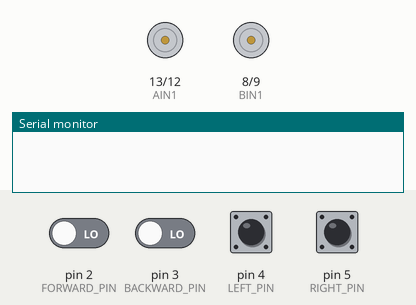
This sketch was run on a simulated Arduino Uno, built with avr-gcc and run on an emulated ATmega328P. Parts: motor-driver pin pairs drawn as motors (green arrow = first pin HIGH = forward, orange = second pin HIGH = backward, longer = more drive, scaled by the enable pin), the last lines printed to the serial monitor. The inputs (shaded band) are chosen by the test bench; at power-on: pin 2 (FORWARD_PIN), pin 3 (BACKWARD_PIN), pin 4 (LEFT_PIN), pin 5 (RIGHT_PIN) LOW.

Above: at 1.2 s.
1.3 s: pin 2 (FORWARD_PIN) driven HIGH
At 2.5 s:
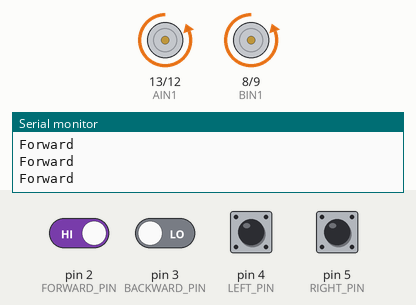
2.8 s: pin 2 (FORWARD_PIN) driven LOW
At 4.0 s:
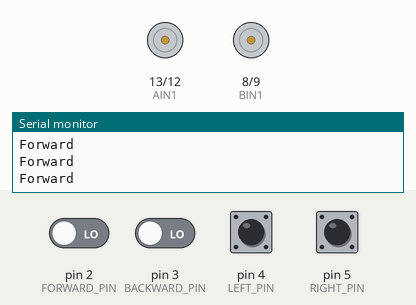
4.3 s: pin 3 (BACKWARD_PIN) driven HIGH
At 5.2 s:
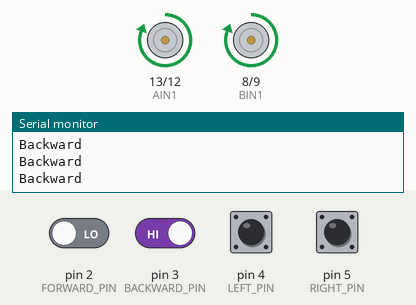
5.8 s: pin 3 (BACKWARD_PIN) driven LOW
At 6.5 s:
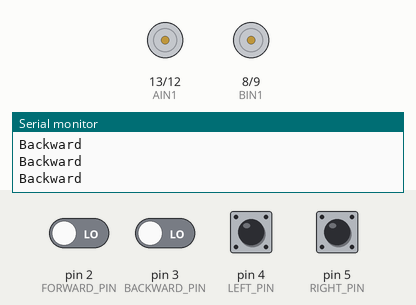
7.3 s: pin 4 (LEFT_PIN) pulled HIGH for 0.15 s
At 7.38 s:
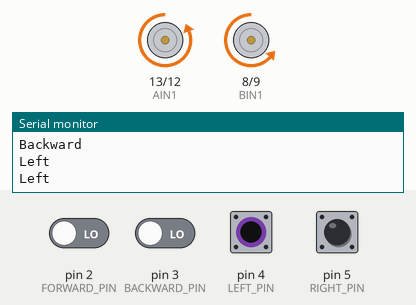
8.9 s: pin 5 (RIGHT_PIN) pulled HIGH for 0.15 s
At 8.99 s:
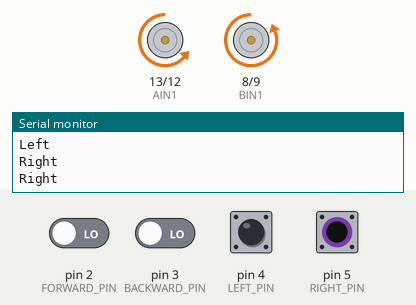
Timing chart, 0 to 11.5 s (numbered marks = the images above; inputs shaded):
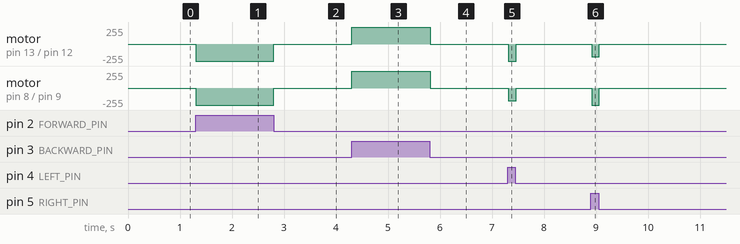

Measured:
- after the input at 1.3 s, motor on pin 13 (AIN1) / pin 12 (AIN2), motor on pin 8 (BIN1) / pin 9 (BIN2): stopped → backward 255/255 at once
- after the input at 2.8 s, motor on pin 13 (AIN1) / pin 12 (AIN2), motor on pin 8 (BIN1) / pin 9 (BIN2): backward 255/255 → stopped at once
- after the input at 4.3 s, motor on pin 13 (AIN1) / pin 12 (AIN2), motor on pin 8 (BIN1) / pin 9 (BIN2): stopped → forward 255/255 at once
- after the input at 5.8 s, motor on pin 13 (AIN1) / pin 12 (AIN2), motor on pin 8 (BIN1) / pin 9 (BIN2): forward 255/255 → stopped at once
- after the input at 7.3 s, motor on pin 13 (AIN1) / pin 12 (AIN2): stopped → backward 255/255 at once, → stopped 0.15 s later; motor on pin 8 (BIN1) / pin 9 (BIN2): stopped → backward 190/255 at once, → stopped 0.15 s later
- after the input at 8.9 s, motor on pin 13 (AIN1) / pin 12 (AIN2): stopped → backward 190/255 at once, → stopped 0.15 s later; motor on pin 8 (BIN1) / pin 9 (BIN2): stopped → backward 255/255 at once, → stopped 0.15 s later

The sketch:

rccarscarecrow.ino
```cpp
/*
  BAE 305
  Automated Scarecrow Project
  This is the code to control the R.C. Car base of the build
  By: Jacob Crabtree
*/
// Motor driver pins
const int AIN1 = 13; // Right motor
const int AIN2 = 12;
const int PWMA = 11;

const int PWMB = 10; // Left motor
const int BIN2 = 9;
const int BIN1 = 8;

// RF receiver inputs
const int FORWARD_PIN = 2;
const int BACKWARD_PIN = 3;
const int LEFT_PIN = 4;
const int RIGHT_PIN = 5;

void setup() {
  // Motor pins
  pinMode(AIN1, OUTPUT);
  pinMode(AIN2, OUTPUT);
  pinMode(PWMA, OUTPUT);

  pinMode(BIN1, OUTPUT);
  pinMode(BIN2, OUTPUT);
  pinMode(PWMB, OUTPUT);

  // Receiver inputs
  pinMode(FORWARD_PIN, INPUT);
  pinMode(BACKWARD_PIN, INPUT);
  pinMode(LEFT_PIN, INPUT);
  pinMode(RIGHT_PIN, INPUT);

  Serial.begin(9600);
}

void loop() {
  bool forward = digitalRead(FORWARD_PIN);
  bool backward = digitalRead(BACKWARD_PIN);
  bool left = digitalRead(LEFT_PIN);
  bool right = digitalRead(RIGHT_PIN);

  // Stop motors by default
  stopMotors();

  if (forward) {
    Serial.println("Forward");
    moveForeward();
  } else if (backward) {
    Serial.println("Backward");
    moveBackward();
  } else if (left) {
    Serial.println("Left");
    turnLeft();
  } else if (right) {
    Serial.println("Right");
    turnRight();
  }

  delay(50); // Small delay to avoid flooding serial monitor
}

// === Motor control functions ===

void moveBackward() {
  digitalWrite(AIN1, HIGH);
  digitalWrite(AIN2, LOW);
  analogWrite(PWMA, 255);  // Right motor at full speed

  digitalWrite(BIN1, HIGH);
  digitalWrite(BIN2, LOW);
  analogWrite(PWMB, 255);  // Left motor at full speed
}

void moveForeward() {
  digitalWrite(AIN1, LOW);
  digitalWrite(AIN2, HIGH);
  analogWrite(PWMA, 255);  // Right motor at full speed

  digitalWrite(BIN1, LOW);
  digitalWrite(BIN2, HIGH);
  analogWrite(PWMB, 255);  // Left motor at full speed
}

void turnRight() {
  digitalWrite(AIN1, LOW);
  digitalWrite(AIN2, HIGH);
  analogWrite(PWMA, 190);  // Right motor at full speed

  digitalWrite(BIN1, LOW);
  digitalWrite(BIN2, HIGH);
  analogWrite(PWMB, 255);  // Left motor at full speed
}

void turnLeft() {
  digitalWrite(AIN1, LOW);
  digitalWrite(AIN2, HIGH);
  analogWrite(PWMA, 255);  // Right motor at full speed

  digitalWrite(BIN1, LOW);
  digitalWrite(BIN2, HIGH);
  analogWrite(PWMB, 190);  // Left motor at full speed
}

void stopMotors() {
  analogWrite(PWMA, 0); // Stop right motor
  analogWrite(PWMB, 0); // Stop left motor
}
```
